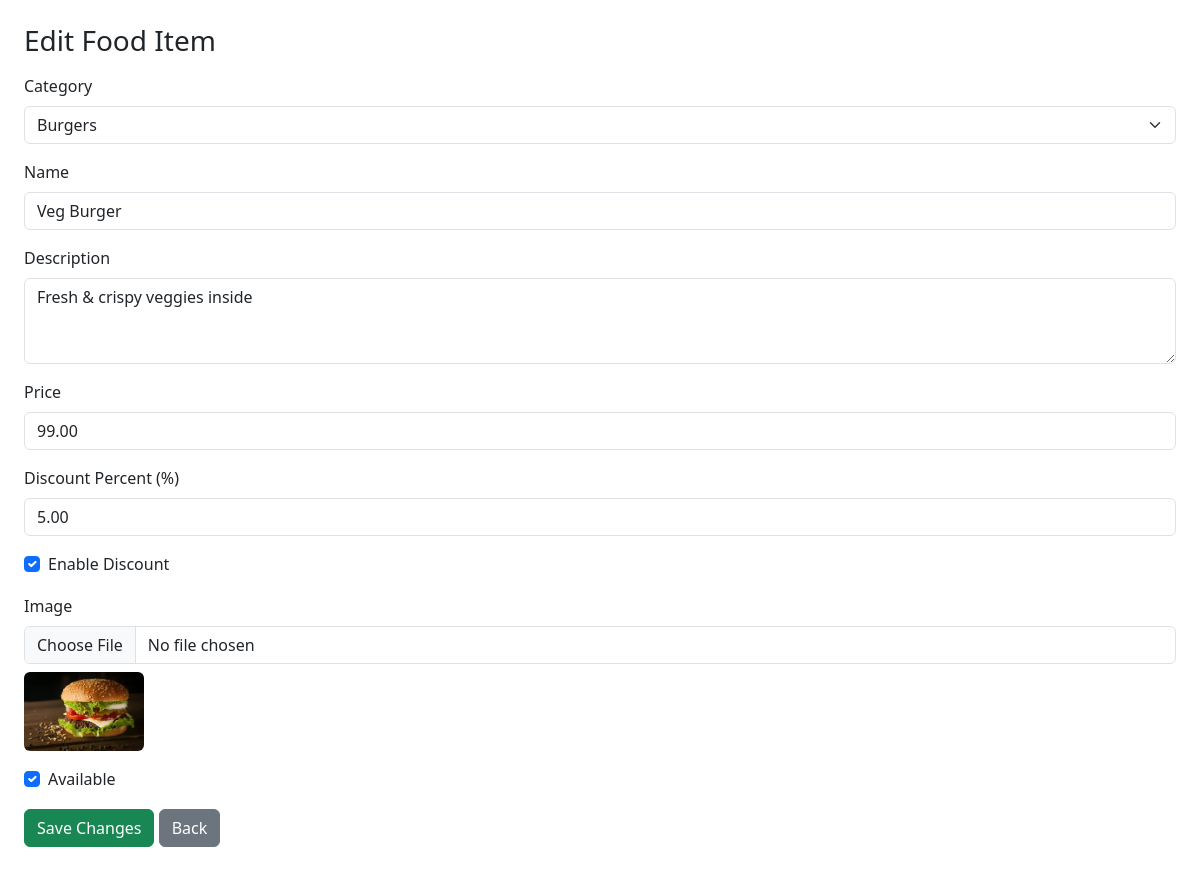
The page /admin/edit_item.php?id=12 (signed in) on the database its author committed.
### tables this page shows
CREATE TABLE `food_items` (
  `id` int(11) NOT NULL,
  `category_id` int(11) DEFAULT NULL,
  `name` varchar(100) DEFAULT NULL,
  `description` text DEFAULT NULL,
  `price` decimal(10,2) DEFAULT NULL,
  `image` varchar(255) DEFAULT NULL,
  `available` tinyint(1) DEFAULT 1,
  `discount_percent` decimal(5,2) NOT NULL DEFAULT 0.00,
  `discount_active` tinyint(1) NOT NULL DEFAULT 0
);

CREATE TABLE `categories` (
  `id` int(11) NOT NULL,
  `name` varchar(100) DEFAULT NULL,
  `image` varchar(255) DEFAULT NULL
);

### admin/edit_item.php (the view, shortened to what this page needs)
<?php
include('../config/db.php');
$id = intval($_GET['id']);
$item = $conn->query("SELECT * FROM food_items WHERE id=$id")->fetch_assoc();
?>
<!DOCTYPE html>
<html>
<head>
    <link href="https://cdn.jsdelivr.net/npm/bootstrap@5.3.0/dist/css/bootstrap.min.css" rel="stylesheet">
</head>
<body class="p-4">
    <h3>Edit Food Item</h3>
    <form method="POST" enctype="multipart/form-data" class="mt-3">
        <label class="form-label">Category</label>
        <select name="category_id" class="form-select" required>
            <?php
            $cats = $conn->query("SELECT * FROM categories");
            while ($c = $cats->fetch_assoc()):
            ?>
                <option value="<?php echo $c['id']; ?>"
                    <?php echo ($c['id'] == $item['category_id']) ? 'selected' : ''; ?>>
                    <?php echo $c['name']; ?>
                </option>
            <?php endwhile; ?>
        </select>
        <label class="form-label mt-3">Name</label>
        <input type="text" name="name" class="form-control"
            value="<?php echo $item['name']; ?>" required>
        <label class="form-label mt-3">Description</label>
        <textarea name="description" class="form-control" rows="3" required><?php echo $item['description']; ?></textarea>
        <label class="form-label mt-3">Price</label>
        <input type="number" name="price" class="form-control"
            value="<?php echo $item['price']; ?>" required step="0.01">
        <label class="form-label mt-3">Discount Percent (%)</label>
        <input type="number" name="discount_percent" class="form-control"
            value="<?php echo isset($item['discount_percent']) ? $item['discount_percent'] : '0.00'; ?>" step="0.01" min="0" max="100">
        <label class="form-check mt-3">
            <input type="checkbox" name="discount_active" class="form-check-input"
                <?php echo (isset($item['discount_active']) && $item['discount_active'] == 1) ? 'checked' : ''; ?>>
            Enable Discount
        </label>
        <label class="form-label mt-3">Image</label>
        <input type="file" name="image" class="form-control">
        <?php if ($item['image']): ?>
            <img src="/food_order_system/uploads/<?php echo $item['image']; ?>"
                width="120" class="mt-2 rounded">
        <?php endif; ?>
        <label class="form-check mt-3">
            <input type="checkbox" name="available" class="form-check-input"
                <?php echo ($item['available'] == 1) ? 'checked' : ''; ?>>
            Available
        </label>
        <button class="btn btn-success mt-3">Save Changes</button>
        <a href="items.php" class="btn btn-secondary mt-3">Back</a>
    </form>
</body>
</html>

### rows shown on the page
food_items: category_id "Burgers", name "Veg Burger", description "Fresh & crispy veggies inside", price "99.00", discount_percent "5.00", discount_active "☑", image (picture), available "☑"
